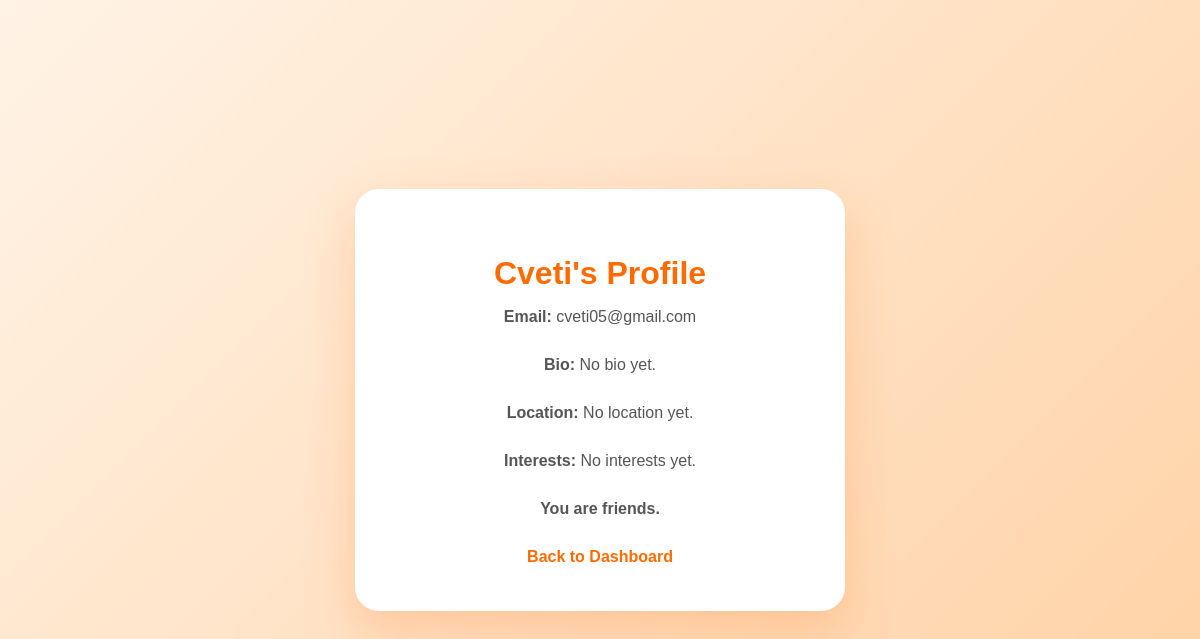
The app's page /profile/3/ (signed in) with its own data.
### accounts/models.py (models this page shows, shortened)
class Profile(models.Model):
    user = models.OneToOneField(User, on_delete=models.CASCADE)
    bio = models.TextField(blank=True)
    location = models.CharField(max_length=100, blank=True)
    interests = models.CharField(max_length=200, blank=True)
    profile_picture = models.ImageField(
        upload_to="profiles/",
        blank=True,
        null=True
    )

### accounts/views.py (the view)
# urls.py: path("profile/<int:user_id>/", views.user_profile_view, name="user_profile"),
@login_required
def user_profile_view(request, user_id):
    user = get_object_or_404(User, id=user_id)
    if user == request.user:
        return redirect("profile")
    profile, created = Profile.objects.get_or_create(
        user=user
    )
    friend_request = FriendRequest.objects.filter(
        sender=request.user,
        receiver=user
    ).first()
    incoming_request = FriendRequest.objects.filter(
        sender=user,
        receiver=request.user,
        status="pending"
    ).first()
    are_friends = FriendRequest.objects.filter(
        sender=request.user,
        receiver=user,
        status="accepted"
    ).exists() or FriendRequest.objects.filter(
        sender=user,
        receiver=request.user,
        status="accepted"
    ).exists()
    return render(request, "accounts/user_profile.html", {
        "profile": profile,
        "profile_user": user,
        "friend_request": friend_request,
        "are_friends": are_friends,
        "incoming_request": incoming_request,
    })

### accounts/templates/accounts/user_profile.html (shortened to what this page needs)
{% extends "base.html" %}
{% block content %}
<div class="center-page">
    <div class="auth-card">
        <h1>{{ profile_user.username }}'s Profile</h1>
        <p><strong>Email:</strong> {{ profile_user.email }}</p>
        <p><strong>Bio:</strong> {{ profile.bio|default:"No bio yet." }}</p>
        <p><strong>Location:</strong> {{ profile.location|default:"No location yet." }}</p>
        <p><strong>Interests:</strong> {{ profile.interests|default:"No interests yet." }}</p>
        {% if request.user == profile_user %}
            <a href="{% url 'edit_profile' %}" class="btn btn-primary">
                Edit Profile
            </a>
        {% elif are_friends %}
            <p><strong>You are friends.</strong></p>
        {% elif friend_request and friend_request.status == "pending" %}
            <p><strong>Friend request sent.</strong></p>
        {% elif incoming_request %}
            <p><strong>This user has already sent you a friend request.</strong></p>
            <a href="{% url 'friends' %}" class="btn btn-primary">
                Go to Friends
            </a>
        {% elif friend_request and friend_request.status == "rejected" %}
            <a href="{% url 'send_friend_request' profile_user.id %}" class="btn btn-primary">
                Add Friend
            </a>
        {% else %}
            <a href="{% url 'send_friend_request' profile_user.id %}" class="btn btn-primary">
                Add Friend
            </a>
        {% endif %}
        <a href="{% url 'dashboard' %}" class="link">
            Back to Dashboard
        </a>
    </div>
</div>
{% endblock %}

### accounts/static/css/style.css (style rules this page uses)
body { margin: 0; font-family: Arial, sans-serif; background: linear-gradient(135deg, #fff3e6, #ffd1a3); }
.center-page { min-height: 100vh; display: flex; justify-content: center; align-items: center; }
.auth-card { background: white; width: 420px; padding: 45px 35px; border-radius: 24px; box-shadow: 0 20px 50px rgba(255, 120, 40, 0.25); text-align: center; }
.auth-card h1 { color: #ff6b00; margin-bottom: 10px; }
.auth-card p { color: #555; margin-bottom: 30px; }
.link { margin-top: 20px; display: block; color: #ff6b00; text-decoration: none; font-weight: bold; }

### records on screen
Profile: bio "No bio yet.", location "No location yet.", interests "No interests yet."

### other values on screen
{{ profile_user.username }} "Cveti"
{{ profile_user.email }} "cveti05@gmail.com"
